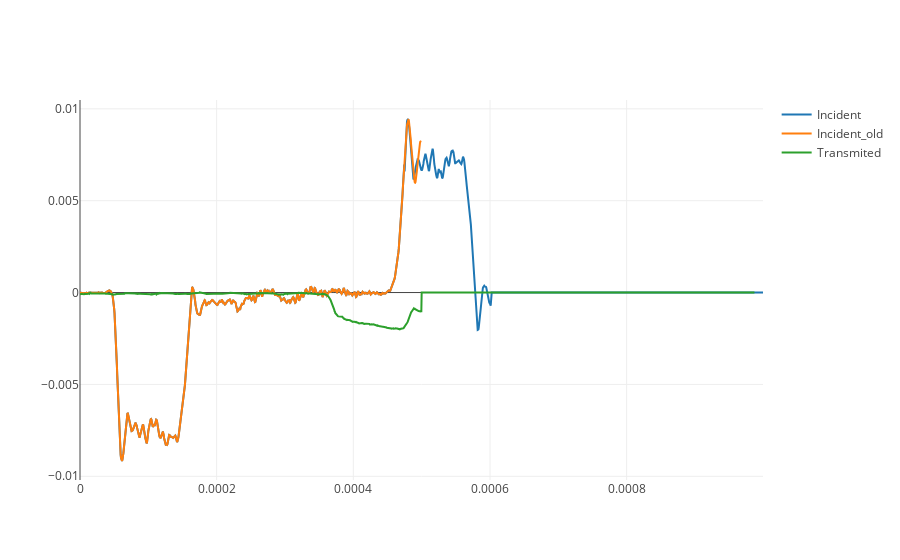

Source (notebook cell):
### Code cell
fig1 = go.Figure(layout=dict(template = "none"))
fig1.add_trace(go.Scatter(y = new_incid, x = time, name = "Incident"))
fig1.add_trace(go.Scatter(y = incid, x = time, name = "Incident_old"))
fig1.add_trace(go.Scatter(y = new_trans, x = time, name = "Transmited"))
fig1.show()

### Figure 1 — Plotly figure (JSON) as saved in the notebook; plotly's stock layout.template omitted (floating-point values rounded to 4 significant figures; data arrays with more than 128 entries replaced by an {"elided": "..."} marker saying what was removed)
{"data": [{"name": "Incident", "type": "scatter", "x": {"elided": "2000 float values"}, "y": {"elided": "2000 float values"}}, {"name": "Incident_old", "type": "scatter", "x": {"elided": "2000 float values"}, "y": {"elided": "1000 float values"}}, {"name": "Transmited", "type": "scatter", "x": {"elided": "2000 float values"}, "y": {"elided": "1975 float values"}}], "layout": {}}
